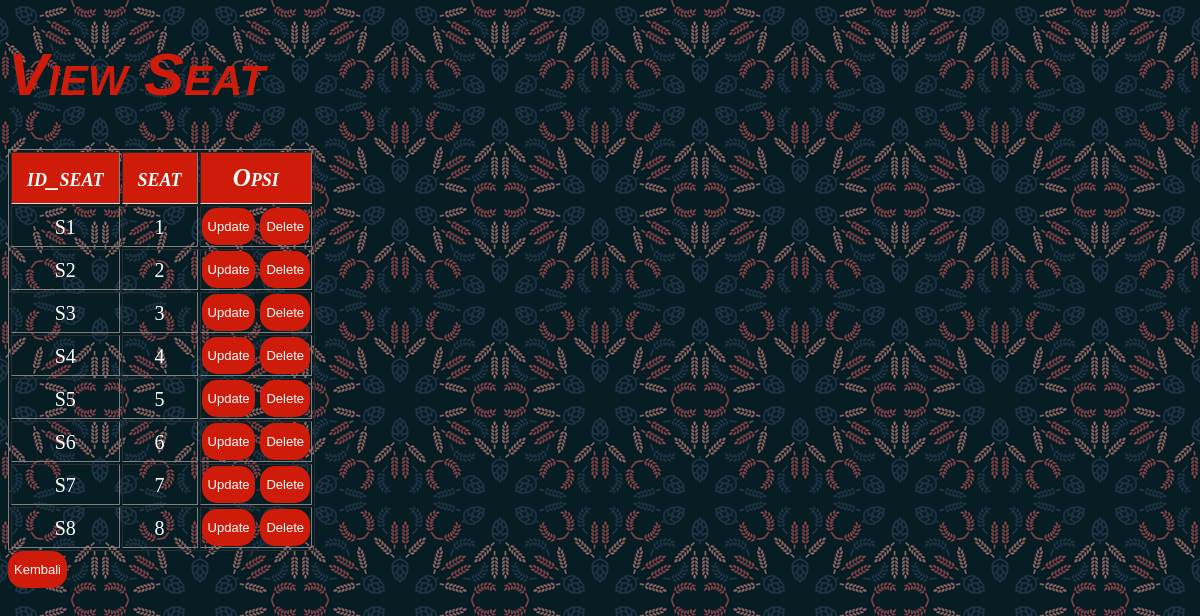
The page /view seat.php on the database its author committed.
### tables this page shows
CREATE TABLE `seat` (
  `id_seat` varchar(3) NOT NULL,
  `seat` int(2) NOT NULL
);

### view seat.php (the view, shortened to what this page needs)
<!doctype html>
<html>
<head>
    <link rel="stylesheet" href="view1.css">
</head>
<body>
    <h1>View Seat</h1>
    <table border="1">
    <tr>
        <th>id_seat</th>
        <th>seat</th>
        <th>Opsi</th>
    </tr>
    <?php
        include "config.php";
        $getSeat = $mysqli->query("select * from seat");
        while($fetchSeat = $getSeat->fetch_assoc()){
        ?>
        <tr>
            <td>
                <?=$fetchSeat["id_seat"]?>
            </td>
            <td>
                <?=$fetchSeat["seat"]?>
            </td>
            <td>
                <a href="update seat.php?id=<?=$fetchSeat["id_seat"]?>"><button>Update</button></a>
                <a href="delete seat.php?id=<?=$fetchSeat["id_seat"]?>"><button>Delete</button></a>
            </td>
        </tr>
    <?php
        }
        ?>
    </table>
<a href="index.php"><button>Kembali</button></a>
</body>
</html>

### view1.css (style rules this page uses)
body { background-color: #2f2f2f; background-image: url(wheat.png); }
h1 { font-family: arial, verdana, sans-serif; font-variant: small-caps; font-size: 60px; font-style: oblique; color: #cf1b0a; }
tr { font-family: serif; font-size: 20px; line-height: 20px; color: rgb(255, 255, 255); text-align: center; }
button { border: gray; border-radius: 15px; font-family: "Arial Black", Gadget, sans-serif; font-size: small; line-height: 35px; color: rgb(255, 255, 255); background-color: #cf1b0a; }
a { font-family: "Arial Black", Gadget, sans-serif; font-size: small; line-height: 35px; text-decoration: none; color: rgb(255, 255, 255); }
th { font-variant: small-caps; font-style: oblique; font-size: 25px; background-color:#cf1b0a; color: white; padding: 15px; text-align: center; border-bottom: 1px solid #ddd; }

### rows shown on the page
seat: id_seat "S1", seat "1"
seat: id_seat "S2", seat "2"
seat: id_seat "S3", seat "3"
seat: id_seat "S4", seat "4"
seat: id_seat "S5", seat "5"
seat: id_seat "S6", seat "6"
seat: id_seat "S7", seat "7"
seat: id_seat "S8", seat "8"
